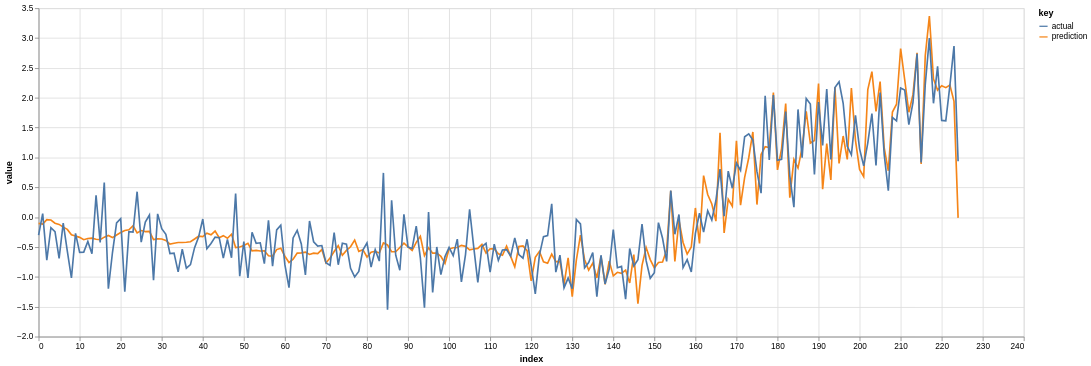

The cell this chart's notebook holds for it:
### Code cell
i_javi_3 = javi_df_3.iloc[-1].name
plot_prediction(ds, i_javi_3)

### Figure 1 — Vega-Lite specification as saved in the notebook (floating-point values rounded to 4 significant figures; data arrays with more than 128 entries replaced by an {"elided": "..."} marker saying what was removed)
{"config": {"view": {"continuousWidth": 300, "continuousHeight": 300}}, "data": {"name": "data-541e219d37b0ee020044c9498fcdc479"}, "mark": {"type": "line"}, "encoding": {"color": {"field": "key", "type": "nominal"}, "x": {"field": "index", "type": "quantitative"}, "y": {"field": "value", "type": "quantitative"}}, "height": 400, "transform": [{"fold": ["prediction", "actual"]}], "width": 1200, "$schema": "https://vega.github.io/schema/vega-lite/v5.8.0.json", "datasets": {"data-541e219d37b0ee020044c9498fcdc479": {"elided": "225 records"}}}
